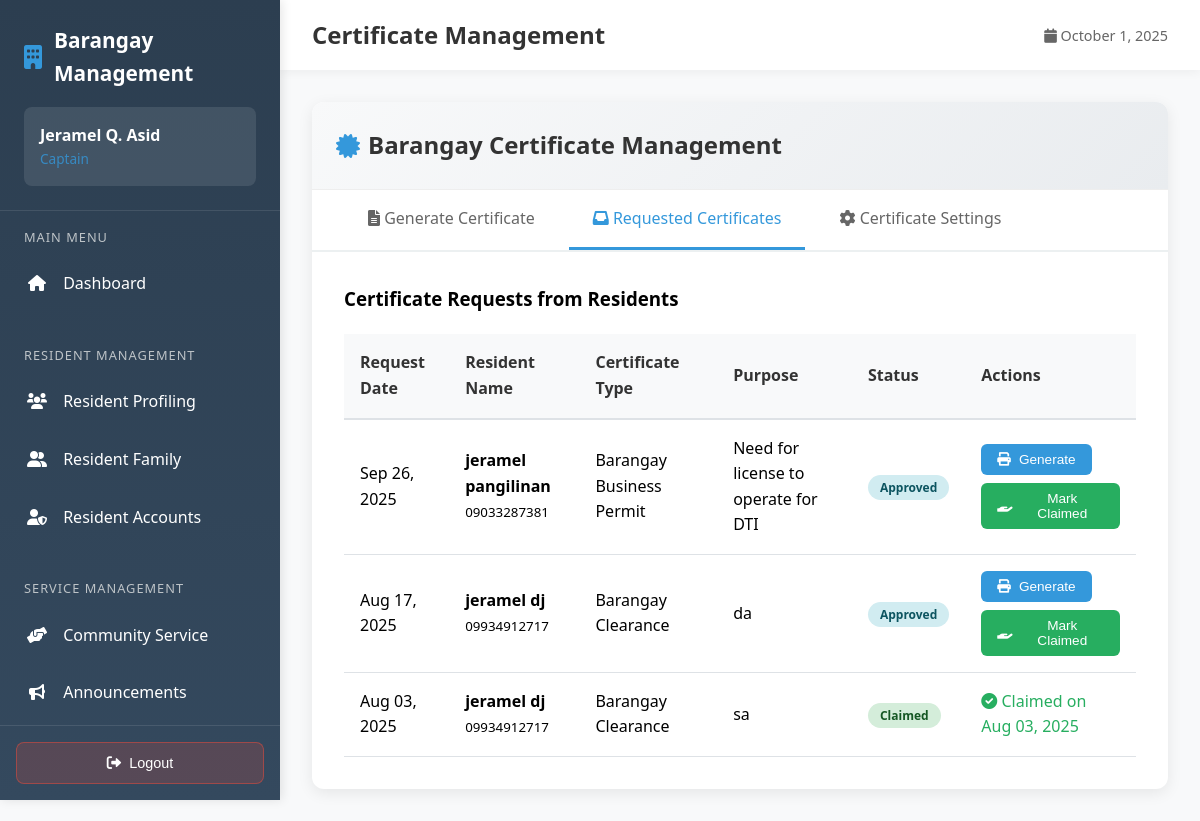
Page /employee/captain/certificates.php (signed in) on the committed database.
### tables this page shows
CREATE TABLE `certificate_requests` (
  `id` int(11) NOT NULL,
  `resident_id` int(11) NOT NULL,
  `certificate_type` varchar(100) NOT NULL,
  `purpose` text NOT NULL,
  `additional_info` text DEFAULT NULL,
  `status` varchar(20) NOT NULL DEFAULT 'pending',
  `created_at` timestamp NOT NULL DEFAULT current_timestamp(),
  `processed_date` timestamp NULL DEFAULT NULL,
  `processed_by` int(11) DEFAULT NULL,
  `rejection_reason` text DEFAULT NULL,
  `claim_date` timestamp NULL DEFAULT NULL,
  `or_number` varchar(50) DEFAULT NULL,
  `amount_paid` decimal(10,2) DEFAULT NULL,
  `updated_at` timestamp NOT NULL DEFAULT current_timestamp() ON UPDATE current_timestamp()
);

CREATE TABLE `residents` (
  `id` int(11) NOT NULL,
  `first_name` varchar(100) NOT NULL,
  `middle_initial` varchar(1) DEFAULT NULL,
  `last_name` varchar(100) NOT NULL,
  `full_name` varchar(255) DEFAULT NULL,
  `suffix` varchar(50) DEFAULT NULL,
  `age` int(11) NOT NULL,
  `contact_number` varchar(20) NOT NULL,
  `zone` enum('Zone 1A','Zone 1B','Zone 2A','Zone 2B','Zone 3A','Zone 3B','Zone 4A','Zone 4B','Zone 5A','Zone 5B','Zone 6A','Zone 6B','Zone 7A','Zone 7B') NOT NULL DEFAULT 'Zone 1A',
  `email` varchar(100) DEFAULT NULL,
  `created_at` timestamp NOT NULL DEFAULT current_timestamp(),
  `updated_at` timestamp NOT NULL DEFAULT current_timestamp() ON UPDATE current_timestamp(),
  `photo_path` varchar(255) DEFAULT NULL,
  `face_descriptor` text DEFAULT NULL,
  `face_embedding` text DEFAULT NULL,
  `face_photo` longtext DEFAULT NULL,
  `liveness_verified` tinyint(1) DEFAULT 0,
  `total_volunteer_hours` decimal(6,1) DEFAULT 0.0,
  `total_volunteer_events` int(11) DEFAULT 0,
  `last_volunteer_date` date DEFAULT NULL,
  `volunteer_status` enum('inactive','active','outstanding') DEFAULT 'inactive',
  `status` varchar(20) NOT NULL DEFAULT 'active'
);

### employee/captain/certificates.php (the view, shortened to what this page needs)
<?php
require_once '../../config.php';
$requests_query = "SELECT cr.*, r.full_name as resident_name, r.contact_number AS resident_phone, r.email as resident_email,
                   cr.certificate_type as certificate_name,
                   u.full_name as processed_by_name
                   FROM certificate_requests cr
                   LEFT JOIN residents r ON cr.resident_id = r.id
                   LEFT JOIN users u ON cr.processed_by = u.id
                   ORDER BY cr.created_at DESC";
$certificate_requests = mysqli_query($connection, $requests_query);
$certificate_requests_with_info = [];
if ($certificate_requests && is_object($certificate_requests) && mysqli_num_rows($certificate_requests) > 0) {
    while ($req = mysqli_fetch_assoc($certificate_requests)) {
        if (empty($req['resident_email'])) {
            $req['resident_email'] = 'No email';
        }
        $certificate_requests_with_info[] = $req;
    }
}
if (isset($_GET['tab'])) {
    $active_tab = $_GET['tab'];
} else {
    $active_tab = !empty($certificate_requests_with_info) ? 'requests' : 'generate';
}
?>
<!DOCTYPE html>
<html lang="en">
<head>
    <link href="https://cdnjs.cloudflare.com/ajax/libs/font-awesome/6.0.0/css/all.min.css" rel="stylesheet">
</head>
<body>
    <nav class="sidebar" id="sidebar">
        <div class="sidebar-header">
            <div class="sidebar-brand">
                <i class="fas fa-building"></i>
                Barangay Management
            </div>
            <div class="user-info">
                <div class="user-name"><?php echo $_SESSION['full_name']; ?></div>
                <div class="user-role">Captain</div>
            </div>
        </div>
        <div class="sidebar-nav">
            <div class="nav-section">
                <div class="nav-section-title">Main Menu</div>
                <a href="dashboard.php" class="nav-item">
                    <i class="fas fa-home"></i>
                    Dashboard
                </a>
            </div>
            <div class="nav-section">
                <div class="nav-section-title">Resident Management</div>
                <a href="resident-profiling.php" class="nav-item">
                    <i class="fas fa-users"></i>
                    Resident Profiling
                </a>
                <a href="resident_family.php" class="nav-item">
                    <i class="fas fa-user-friends"></i>
                    Resident Family
                </a>
                <a href="resident_account.php" class="nav-item">
					<i class="fas fa-user-shield"></i>
					Resident Accounts
				</a>
            </div>
            <div class="nav-section">
                <div class="nav-section-title">Service Management</div>
                <a href="community_service.php" class="nav-item">
                    <i class="fas fa-hands-helping"></i>
                    Community Service
                </a>
                <a href="announcements.php" class="nav-item">
                    <i class="fas fa-bullhorn"></i>
                    Announcements
                </a>
                <a href="complaints.php" class="nav-item">
                </a>
            </div>
        </div>
        <div class="logout-section">
            <form action="../logout.php" method="POST" id="logoutForm" style="width: 100%;">
                <button type="button" class="logout-btn" onclick="handleLogout()">
                    <i class="fas fa-sign-out-alt"></i>
                    Logout
                </button>
            </form>
        </div>
    </nav>
    <div class="main-content">
        <div class="top-bar">
            <h1 class="page-title">Certificate Management</h1>
            <div style="display: flex; align-items: center; gap: 1rem;">
                <span style="color: #666; font-size: 0.9rem;">
                    <i class="fas fa-calendar"></i> <?php echo date('F j, Y'); ?>
                </span>
            </div>
        </div>
        <div class="content-area">
            <div class="certificate-container">
                <div class="certificate-header no-print">
                    <h2 class="certificate-title">
                        <i class="fas fa-certificate" style="color: #3498db;"></i>
                        Barangay Certificate Management
                    </h2>
                </div>
                <div class="tabs no-print">
                    <div class="tab <?php echo $active_tab == 'generate' ? 'active' : ''; ?>" onclick="switchTab(event, 'generate')">
                        <i class="fas fa-file-alt"></i> Generate Certificate
                    </div>
                    <div class="tab <?php echo $active_tab == 'requests' ? 'active' : ''; ?>" onclick="switchTab(event, 'requests')">
                        <i class="fas fa-inbox"></i> Requested Certificates
                    </div>
                    <div class="tab <?php echo $active_tab == 'settings' ? 'active' : ''; ?>" onclick="switchTab(event, 'settings')">
                        <i class="fas fa-cog"></i> Certificate Settings
                    </div>
                </div>
                <div id="requests-tab" class="tab-content <?php echo $active_tab == 'requests' ? 'active' : ''; ?>">
                    <h3 style="margin-bottom: 20px;">Certificate Requests from Residents</h3>
                    <?php if (!empty($certificate_requests_with_info)): ?>
                        <table class="requests-table">
                            <thead>
                                <tr>
                                    <th>Request Date</th>
                                    <th>Resident Name</th>
                                    <th>Certificate Type</th>
                                    <th>Purpose</th>
                                    <th>Status</th>
                                    <th>Actions</th>
                                </tr>
                            </thead>
                            <tbody>
                                <?php foreach ($certificate_requests_with_info as $request): ?>
                                    <tr>
                                        <td><?php echo date('M d, Y', strtotime($request['created_at'])); ?></td>
                                        <td>
                                            <strong><?php echo htmlspecialchars($request['resident_name'] ?? 'Resident Name'); ?></strong><br>
                                            <small><?php echo htmlspecialchars($request['resident_phone'] ?? 'No phone'); ?></small>
                                        </td>
                                        <td><?php echo htmlspecialchars($request['certificate_name']); ?></td>
                                        <td><?php echo htmlspecialchars($request['purpose']); ?></td>
                                        <td>
                                            <span class="status-badge status-<?php echo $request['status']; ?>">
                                                <?php echo ucfirst($request['status']); ?>
                                            </span>
                                        </td>
                                        <td>
                                            <div class="action-buttons">
                                                <?php if ($request['status'] == 'pending'): ?>
                                                    <button class="btn btn-success btn-sm" onclick="showApproveModal(<?php echo $request['id']; ?>, '<?php echo htmlspecialchars($request['resident_name'] ?? 'Resident'); ?>', '<?php echo htmlspecialchars($request['certificate_name']); ?>')">
                                                        <i class="fas fa-check"></i> Approve
                                                    </button>
                                                    <button class="btn btn-danger btn-sm" onclick="showRejectModal(<?php echo $request['id']; ?>)">
                                                        <i class="fas fa-times"></i> Reject
                                                    </button>
                                                <?php elseif ($request['status'] == 'approved'): ?>
                                                    <button class="btn btn-primary btn-sm" onclick="generateCertificate('<?php echo htmlspecialchars($request['resident_name'] ?? 'Resident'); ?>', '<?php echo htmlspecialchars($request['purpose']); ?>')">
                                                        <i class="fas fa-print"></i> Generate
                                                    </button>
                                                    <button class="btn btn-success btn-sm" onclick="showClaimModal(<?php echo $request['id']; ?>)">
                                                        <i class="fas fa-hand-holding"></i> Mark Claimed
                                                    </button>
                                                <?php elseif ($request['status'] == 'claimed'): ?>
                                                    <span style="color: #27ae60;">
                                                        <i class="fas fa-check-circle"></i> Claimed on <?php echo $request['claim_date'] ? date('M d, Y', strtotime($request['claim_date'])) : 'N/A'; ?>
                                                    </span>
                                                <?php elseif ($request['status'] == 'rejected'): ?>
                                                    <span style="color: #e74c3c;" title="<?php echo htmlspecialchars($request['rejection_reason'] ?? ''); ?>">
                                                        <i class="fas fa-times-circle"></i> Rejected
                                                    </span>
                                                <?php endif; ?>
                                            </div>
                                        </td>
                                    </tr>
                                <?php endforeach; ?>
                            </tbody>
                        </table>
                    <?php endif; ?>
                </div>
            </div>
        </div>
    </div>
</body>
</html>

### employee/captain/certificates.php (style rules this page uses)
* { margin: 0; padding: 0; box-sizing: border-box; }
body { font-family: 'Segoe UI', Tahoma, Geneva, Verdana, sans-serif; background: #f8f9fa; line-height: 1.6; overflow-x: hidden; }
.sidebar { position: fixed; left: 0; top: 0; width: 280px; height: 100vh; background: linear-gradient(180deg, #2c3e50 0%, #34495e 100%); color: white; transition: transform 0.3s ease; z-index: 1000; box-shadow: 2px 0 10px rgba(0,0,0,0.1); display: flex; flex-direction: column; }
.sidebar-header { padding: 1.5rem; border-bottom: 1px solid rgba(255,255,255,0.1); flex-shrink: 0; }
.sidebar-brand { display: flex; align-items: center; font-size: 1.3rem; font-weight: bold; margin-bottom: 0.5rem; }
.sidebar-brand i { margin-right: 12px; font-size: 1.5rem; color: #3498db; }
.user-info { margin-top: 1rem; padding: 1rem; background: rgba(255,255,255,0.1); border-radius: 8px; }
.user-name { font-weight: bold; font-size: 1rem; }
.user-role { font-size: 0.85rem; opacity: 0.8; color: #3498db; }
.sidebar-nav { padding: 1rem 0; flex: 1; overflow-y: auto; }
.nav-section { margin-bottom: 2rem; }
.nav-section-title { padding: 0 1.5rem; font-size: 0.8rem; text-transform: uppercase; letter-spacing: 1px; color: #bdc3c7; margin-bottom: 0.5rem; }
.nav-item { display: block; padding: 1rem 1.5rem; color: white; text-decoration: none; transition: all 0.3s ease; position: relative; border-left: 3px solid transparent; }
.nav-item i { margin-right: 12px; width: 20px; text-align: center; }
.logout-section { padding: 1rem; border-top: 1px solid rgba(255,255,255,0.1); flex-shrink: 0; margin-top: auto; }
.logout-btn { width: 100%; background: rgba(231, 76, 60, 0.2); color: white; border: 1px solid rgba(231, 76, 60, 0.5); padding: 0.75rem; border-radius: 8px; cursor: pointer; transition: all 0.3s ease; font-size: 0.9rem; display: flex; align-items: center; justify-content: center; gap: 0.5rem; }
.main-content { margin-left: 280px; min-height: 100vh; transition: margin-left 0.3s ease; }
.top-bar { background: white; padding: 1rem 2rem; box-shadow: 0 2px 10px rgba(0,0,0,0.05); display: flex; justify-content: space-between; align-items: center; }
.page-title { font-size: 1.5rem; color: #333; font-weight: 600; }
.content-area { padding: 2rem; }
.certificate-container { background: white; border-radius: 12px; box-shadow: 0 4px 15px rgba(0,0,0,0.08); overflow: hidden; }
.certificate-header { padding: 1.5rem; background: linear-gradient(135deg, #f8f9fa 0%, #e9ecef 100%); border-bottom: 1px solid #eee; }
.certificate-title { font-size: 1.5rem; font-weight: bold; color: #333; display: flex; align-items: center; gap: 0.5rem; }
.tabs { display: flex; gap: 10px; padding: 0 2rem; background: white; border-bottom: 2px solid #ecf0f1; }
.tab { padding: 1rem 1.5rem; cursor: pointer; border-bottom: 3px solid transparent; transition: all 0.3s; color: #666; position: relative; }
.tab.active { color: #3498db; border-bottom-color: #3498db; }
.tab-content { display: none; padding: 2rem; }
.tab-content.active { display: block; }
.btn { padding: 0.75rem 1.5rem; border: none; border-radius: 6px; cursor: pointer; font-size: 0.95rem; transition: all 0.3s; display: inline-flex; align-items: center; gap: 0.5rem; }
.btn-primary { background: #3498db; color: white; }
.btn-success { background: #27ae60; color: white; }
.btn-sm { padding: 0.5rem 1rem; font-size: 0.85rem; }
.requests-table { width: 100%; border-collapse: collapse; margin-top: 1rem; }
.requests-table th { background: #f8f9fa; padding: 1rem; text-align: left; font-weight: 600; color: #333; border-bottom: 2px solid #dee2e6; }
.requests-table td { padding: 1rem; border-bottom: 1px solid #dee2e6; }
.status-badge { padding: 0.25rem 0.75rem; border-radius: 15px; font-size: 0.75rem; font-weight: bold; }
.status-approved { background: #d1ecf1; color: #0c5460; }
.status-claimed { background: #d4edda; color: #155724; }
.action-buttons { display: flex; gap: 0.5rem; flex-wrap: wrap; }

### rows in the picture
certificate_requests: created_at "Sep 26, 2025", resident.full_name "jeramel pangilinan", resident.contact_number "09033287381", certificate_type "Barangay Business Permit", purpose "Need for license to operate for DTI", status "Approved"
certificate_requests: created_at "Aug 17, 2025", resident.full_name "jeramel dj", resident.contact_number "09934912717", certificate_type "Barangay Clearance", purpose "da", status "Approved"
certificate_requests: created_at "Aug 03, 2025", resident.full_name "jeramel dj", resident.contact_number "09934912717", certificate_type "Barangay Clearance", purpose "sa", status "Claimed", claim_date "Aug 03, 2025"

### other values in the picture
$_SESSION['full_name'] "Jeramel Q. Asid"
